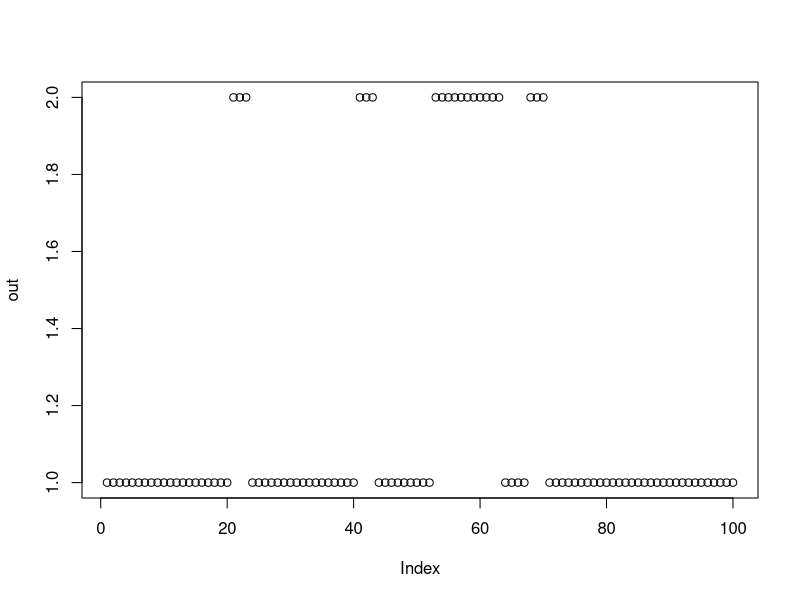

Reproduce this figure in R.
## ---- chunk 1
# a simple Markov chain
# number of steps to take
N<-100
Statestate<-c("Occupied","Extinct")
# a simple Markov chain
pOccOcc<-0.9
pOccExt<-0.1
pExtExt<-0.8
pExtOcc<-0.2
## ---- chunk 2
#dimnames stand for dimension names, first list is for the rows and second is for the columns
Transition<-matrix(c(pOccOcc,pExtOcc,pOccExt,pExtExt),nrow=2,dimnames = list(Statestate,Statestate))
print(Transition)  # state 2 is absorbing
state<- c(1,0)  # initial state vector
## ---- chunk 3
# makes a list of 100 numeric objects that equal 0
out<-numeric(N)
#default replace = false
out[1]<-sample(1:2,1,prob=state)
print(out[1])
## ---- chunk 4

print(Transition[2,])
for(i in 2:N)
  #Transition[out[i-1],] pulls the row so for the first iteration it would be (0.9, 0.1)
  out[i]<-sample(1:2,1,prob=Transition[out[i-1],])
                                   
plot(out) 
